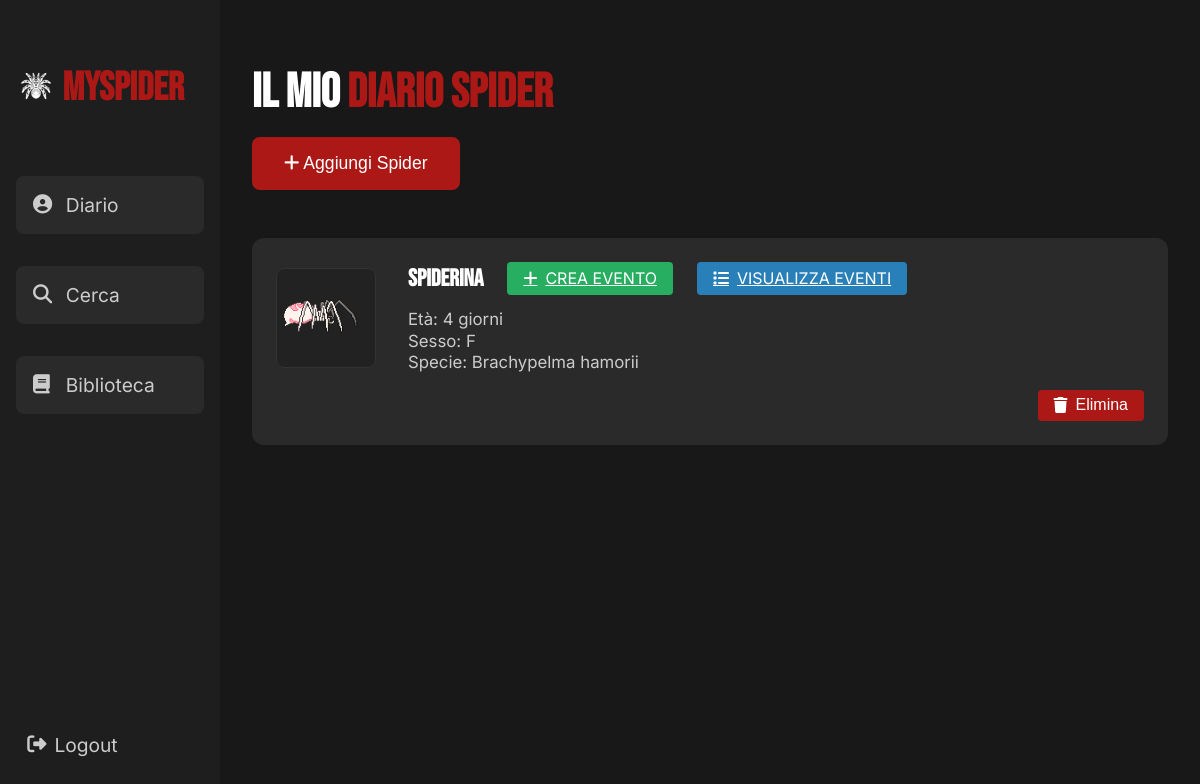
Page /diario/ (signed in) on the committed database.
### My_Spider/models.py (models this page shows)
class spider(models.Model):
    id = models.AutoField(primary_key=True)
    nome = models.CharField(max_length=100)
    eta = models.IntegerField()
    sesso = models.CharField(max_length=10)
    specie = models.CharField(max_length=50)
    utente = models.ForeignKey(utenti, on_delete=models.CASCADE)
    icona = models.CharField(max_length=100)
    unita_eta = models.CharField(max_length=10, default='anni')

### My_Spider/views.py (the view)
# urls.py: path('diario/', diario_view, name='diario'),
def diario_view(request):
    if request.session.get('logged_in'):
        user = utenti.objects.get(username=request.session['username'])
        spiders = spider.objects.filter(utente=user).order_by('-id')
        context = {
            'username': request.session.get('username', 'Utente'),
            'spiders': spiders
        }
        return render(request, 'diario.html', context)
    return redirect('login')

### templates/diario.html (shortened to what this page needs)
<!DOCTYPE html>
                     {% load static %}
                     <html lang="it">
                     <head>
                         <link rel="stylesheet" href="https://cdnjs.cloudflare.com/ajax/libs/font-awesome/6.5.1/css/all.min.css">
                     </head>
                     <body>
                         <aside>
                             <h1>
                                 <img src="{% static 'logo2.png' %}" alt="Logo" style="width: 40px; height: 40px; vertical-align: middle; margin-right: 0px;">
                                 MySpider
                             </h1>
                             <ul>
                                 <li onclick="window.location.href='{% url 'diario' %}'"><i class="fas fa-user-circle"></i> Diario</li>
                                 <li onclick="window.location.href='{% url 'cerca' %}'"><i class="fas fa-magnifying-glass"></i> Cerca</li>
                                 <li onclick="window.location.href='{% url 'biblioteca' %}'"><i class="fas fa-book"></i> Biblioteca</li>
                             </ul>
                             <a href="{% url 'logout' %}" class="logout-btn">
                                 <i class="fas fa-sign-out-alt" style="margin-right: 0.5rem;"></i>
                                 Logout
                             </a>
                         </aside>
                         <main>
                             <h2>Il Mio <span class="highlight">Diario Spider</span></h2>
                             <button class="add-btn" onclick="showModal()">
                                 <i class="fas fa-plus"></i> Aggiungi Spider
                             </button>
                             <div class="spider-cards" id="spiderCards">
                                 {% for s in spiders %}
                                 <div class="spider-card">
                                     <div class="spider-card-top">
                                         <img src="{% static '' %}{{ s.icona }}" alt="icona" class="spider-img">
                                         <div class="spider-info">
                                             <div class="spider-header">
                                                 <h3>{{ s.nome }}</h3>
                                                 <a href="{% url 'crea_evento' s.id %}" class="eventi-btn">
                                                     <i class="fas fa-plus"></i> CREA EVENTO
                                                 </a>
                                                <a href="{% url 'lista_eventi' s.id %}" class="eventi-btn" style="background:#2980b9; margin-left:0.5rem;">
                                                    <i class="fas fa-list"></i> VISUALIZZA EVENTI
                                                </a>
                                             </div>
                                             <div class="spider-details">
                                                 <p>Età: {{ s.eta }} {{ s.unita_eta }}</p>
                                                 <p>Sesso: {{ s.sesso }}</p>
                                                 <p>Specie: {{ s.specie }}</p>
                                             </div>
                                         </div>
                                     </div>
                                     <div class="spider-card-bottom">
                                         <form method="POST" action="{% url 'delete_spider' s.id %}">
                                             <button type="submit" class="elimina-btn">
                                                 <i class="fas fa-trash"></i> Elimina
                                             </button>
                                         </form>
                                     </div>
                                 </div>
                                 {% empty %}
                                 <p>Nessuno spider ancora aggiunto.</p>
                                 {% endfor %}
                             </div>
                         </main>
                     </body>
                     </html>

### templates/diario.html (style rules this page uses)
* { box-sizing: border-box; margin: 0; padding: 0; }
body { font-family: 'Inter', sans-serif; background: #121212; color: #fff; display: flex; height: 100vh; }
aside { width: 220px; background-color: #1e1e1e; padding: 2rem 1rem; display: flex; flex-direction: column; min-height: 100vh; }
aside h1 { color: #ac1815; font-size: 2.5rem; margin-bottom: 2rem; margin-top: 2rem; font-family: 'Bebas Neue', sans-serif; }
aside li { display: flex; align-items: center; margin: 2rem 0; font-size: 1.2rem; color: #ccc; cursor: pointer; transition: all 0.3s ease; padding: 1rem; border-radius: 8px; background-color: #2a2a2a; border: 1px solid transparent; }
aside li i { margin-right: 0.8rem; width: 20px; transition: transform 0.3s ease; }
aside ul { list-style: none; width: 100%; }
.logout-btn { margin-top: auto; padding: 0.7rem; background-color: transparent; color: #ccc; border: none; cursor: pointer; width: 100%; text-align: left; font-size:1.2rem; display: flex; align-items: center; text-decoration: none; }
main { flex: 1; padding: 2rem; background-color: #181818; overflow-y: auto; }
h2 { font-size: 3rem; margin-bottom: 1rem; margin-top: 2rem; font-family: 'Bebas Neue', sans-serif; }
.highlight { color: #ac1815; }
.add-btn { background-color: #ac1815; color: #fff; border: none; padding: 1rem 2rem; border-radius: 8px; cursor: pointer; font-size: 1.1rem; margin-bottom: 2rem; transition: all 0.3s ease; }
.spider-cards { display: flex; flex-direction: column; gap: 1.5rem; margin-top: 1rem; }
.spider-card { background-color: #2a2a2a; padding: 1.5rem; border-radius: 12px; display: flex; flex-direction: column; gap: 1rem; transition: background-color 0.3s; position: relative; }
.spider-card-top { display: flex; align-items: center; gap: 2rem; }
.spider-img { width: 100px; height: 100px; object-fit: contain; border-radius: 8px; background: #222; border: 1px solid #333; }
.spider-info { display: flex; flex-direction: column; gap: 0.3rem; flex: 1; }
.spider-header { display: flex; align-items: center; gap: 1rem; margin-bottom: 0.5rem; }
.spider-header h3 { font-size: 1.5rem; font-family: 'Bebas Neue', sans-serif; margin: 0; color: #fff; }
.eventi-btn { background:#27ae60; color:#fff; border:none; border-radius:4px; padding:0.4rem 1rem; cursor:pointer; display:inline-flex; align-items:center; font-size: 1rem; margin-left: 0.5rem; transition: background 0.2s; }
.eventi-btn i { margin-right: 0.5rem; }
.spider-details p { margin: 0.1rem 0; color: #ccc; font-size: 1.05rem; }
.spider-card-bottom { display: flex; justify-content: flex-end; }
.elimina-btn { background:#ac1815; color:#fff; border:none; border-radius:4px; padding:0.4rem 1rem; cursor:pointer; font-size: 1rem; display: flex; align-items: center; transition: background 0.2s; }
.elimina-btn i { margin-right: 0.5rem; }

### rows in the picture
spider: icona (picture), nome "spiderina", eta "4", unita_eta "giorni", sesso "F", specie "Brachypelma hamorii"
